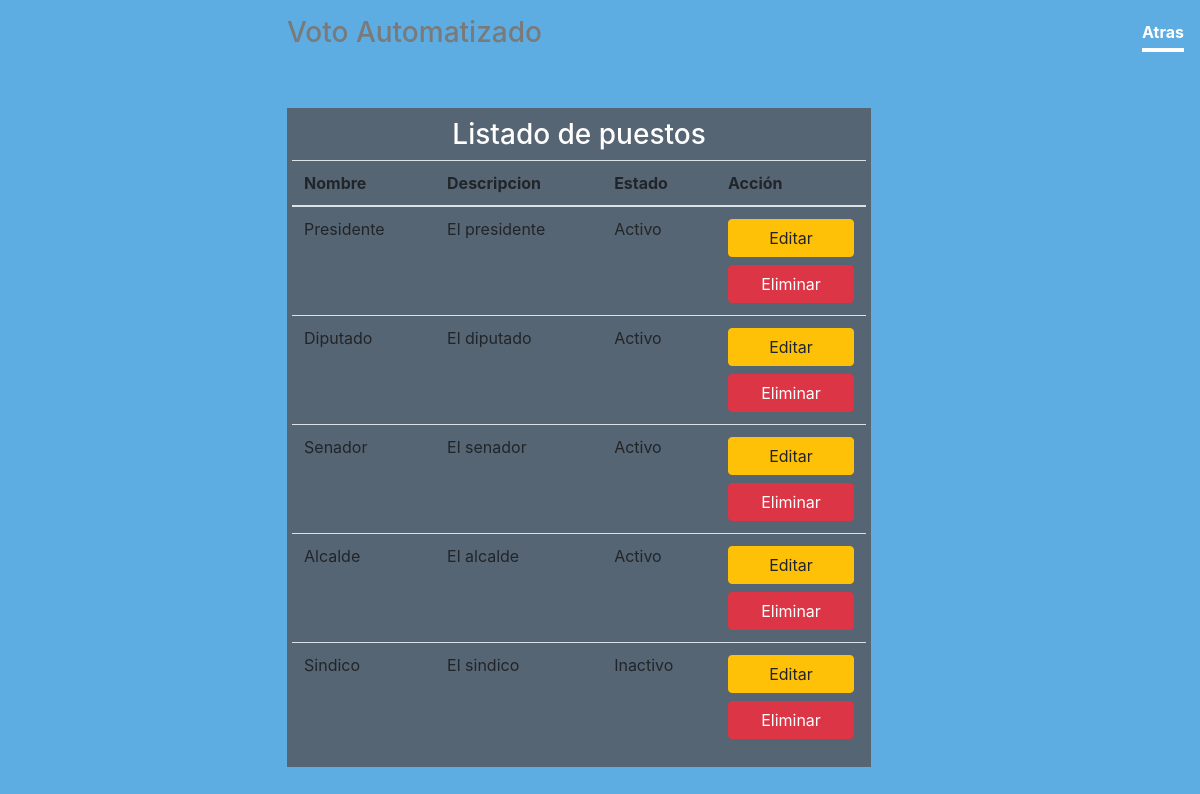
Screenshot of /puestoElectivo/listarpuesto.php (signed in) with the database file from the repository.
### tables this page shows
CREATE TABLE `puesto_electivo` (
  `Id` int(11) NOT NULL,
  `Nombre` varchar(100) DEFAULT NULL,
  `Descripcion` varchar(400) DEFAULT NULL,
  `Estado` bit(1) DEFAULT NULL
);

### database/Context.php (called while the page is built, shortened)
<?php
class Context{
    function __construct($directory)
    {
$this->filehandler = new JsonFileHandler($directory,"configuration");
$this->db = new mysqli("localhost","root","","proyecto_final");
    }
}
?>

### database/JsonFileHandler.php (called while the page is built, shortened)
<?php
class JsonFileHandler implements FileHandler{
public $directory;
public $filename;
function __construct($directory, $filename){
$this->directory = $directory;
$this->filename = $filename;
}
    function ReadConfiguration(){
        $path = $this->directory . "/". $this->filename  . ".json";
        if(file_exists($path)){
          $file = fopen($path, "r");
          $contents = fread($file,filesize($path));
          fclose($file);
          return json_decode($contents);
        }
        else{
            return false;
        }
          }
}
?>

### puestoElectivo/puestoservice.php (called while the page is built, shortened)
<?php
class puestoservice implements Iserviciobase{
    private $context;
    public function __construct($directory){
        $this->context = new Context($directory);
    }
    public function Getlista(){
        $listarpuesto = array();
        $stmt = $this->context->db->prepare("SELECT * FROM puesto_electivo");
        $stmt->execute();
        $result= $stmt->get_result();
        if($result->num_rows === 0){
            return $listarpuesto;
        }else{
            while($row = $result->fetch_object()){
              $puesto = new puestoelectivo();
                $puesto->ID= $row->Id;
                $puesto->Nombre= $row->Nombre;
                $puesto->Descripcion= $row->Descripcion;
                $puesto->Estado= $row->Estado;
                array_push($listarpuesto,$puesto);
            }
        }
    return $listarpuesto;
    }
}

### puestoElectivo/listarpuesto.php (the view, shortened to what this page needs)
<?php
include "../layout/layout.php";
require_once "puestoservice.php";
require_once "../database/Context.php";
require_once "../database/JsonFileHandler.php";
$service = new puestoservice("database");
$listarpuesto = $service->Getlista();
?>
<body class="text-center">
    <div class="cover-container d-flex w-100 h-100 p-3 mx-auto flex-column">
  <header class="masthead mb-10%">
    <div class="inner">
      <nav class="nav nav-masthead justify-content-center">
        <a class="nav-link active" href="../admin/admin.php">Atras</a>
      </nav>
    </div>
<div class="contenedor">
    <center><h3>Listado de puestos</h3></center>
    <div class="row justify-content-center">
      <table class="table fill">
        <thead>
          <tr>
            <th>Nombre</th>
            <th>Descripcion</th>
            <th>Estado</th>
            <th colspan="2">Acción</th>
          </tr>
        </thead>
        <tbody>
        <?php
          if($listarpuesto != null)
          {
              foreach ($listarpuesto as $puesto) :
        ?>
            <td><?=$puesto->Nombre?></td>
            <td><?=$puesto->Descripcion?></td>
            <td><?php if ($puesto->Estado == 1) : echo "Activo"; else: echo "Inactivo"; endif; ?></td>
            <td>
              <a href="editarpuesto.php?id=<?php echo $puesto->ID; ?>" class="card-link btn btn-warning btn-block">Editar</a>
              <a href="eliminarpuesto.php?id=<?php echo $puesto->ID; ?>" class="card-link btn btn-danger btn-block ml-0" onclick="return confirm('¿Estas seguro de querer eliminar este puesto?')">Eliminar</a>
            </td>
        <?php
          endforeach;
        }
        ?>
        </tbody>
      </table>
    </div>
  </div>

### assents/css/style.css (style rules this page uses)
a, a:focus, a:hover { color: #fff; }
.contenedor { width: 100%; background-color: #566573 ; color: white; padding-right: 20px; padding-left: 20px; padding-top: 10px; margin-bottom: 20px; }
html, body { height: 100%; background-color: #5DADE2; }
body { display: -ms-flexbox; display: flex; color: rgb(122, 122, 122); }
.cover-container { margin-left: 50px; margin-right: 50px; }
.masthead { margin-bottom: 10%; }
.nav-masthead .nav-link { padding: .25rem 0; font-weight: 700; color: rgba(255, 255, 255, .5); background-color: transparent; border-bottom: .25rem solid transparent; }
.nav-masthead .active { color: #fff; border-bottom-color: #fff; }
@media (min-width: 48em) { .nav-masthead { float: right; } }

### rows the page displays
puesto_electivo: Nombre "Presidente", Descripcion "El presidente", Estado "Activo"
puesto_electivo: Nombre "Diputado", Descripcion "El diputado", Estado "Activo"
puesto_electivo: Nombre "Senador", Descripcion "El senador", Estado "Activo"
puesto_electivo: Nombre "Alcalde", Descripcion "El alcalde", Estado "Activo"
puesto_electivo: Nombre "Sindico", Descripcion "El sindico", Estado "Inactivo"
